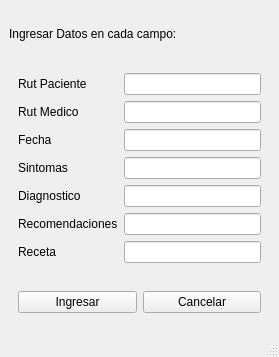
<?xml version="1.0" encoding="UTF-8"?>
<ui version="4.0">
 <class>Registrar_CIta_Window</class>
 <widget class="QMainWindow" name="Registrar_CIta_Window">
  <property name="geometry">
   <rect>
    <x>0</x>
    <y>0</y>
    <width>279</width>
    <height>357</height>
   </rect>
  </property>
  <property name="windowTitle">
   <string>Registrar Cita</string>
  </property>
  <widget class="QWidget" name="centralwidget">
   <layout class="QVBoxLayout" name="verticalLayout">
    <item>
     <widget class="QLabel" name="lbl">
      <property name="text">
       <string>Ingresar Datos en cada campo:</string>
      </property>
     </widget>
    </item>
    <item>
     <widget class="QWidget" name="widget_2" native="true">
      <layout class="QGridLayout" name="gridLayout">
       <item row="0" column="0">
        <widget class="QLabel" name="lbl_1">
         <property name="text">
          <string>Rut Paciente   </string>
         </property>
        </widget>
       </item>
       <item row="0" column="1">
        <widget class="QLineEdit" name="ledit_rutpaciente"/>
       </item>
       <item row="1" column="0">
        <widget class="QLabel" name="lbl_2">
         <property name="text">
          <string>Rut Medico</string>
         </property>
        </widget>
       </item>
       <item row="1" column="1">
        <widget class="QLineEdit" name="ledit_rutmedico"/>
       </item>
       <item row="2" column="0">
        <widget class="QLabel" name="lbl_3">
         <property name="text">
          <string>Fecha</string>
         </property>
        </widget>
       </item>
       <item row="2" column="1">
        <widget class="QLineEdit" name="ledit_fecha"/>
       </item>
       <item row="3" column="0">
        <widget class="QLabel" name="lbl_4">
         <property name="text">
          <string>Sintomas</string>
         </property>
        </widget>
       </item>
       <item row="3" column="1">
        <widget class="QLineEdit" name="ledit_sintomas"/>
       </item>
       <item row="4" column="0">
        <widget class="QLabel" name="lbl_5">
         <property name="text">
          <string>Diagnostico</string>
         </property>
        </widget>
       </item>
       <item row="4" column="1">
        <widget class="QLineEdit" name="ledit_diagnostico"/>
       </item>
       <item row="5" column="0">
        <widget class="QLabel" name="lbl_6">
         <property name="text">
          <string>Recomendaciones</string>
         </property>
        </widget>
       </item>
       <item row="5" column="1">
        <widget class="QLineEdit" name="ledit_recomendaciones"/>
       </item>
       <item row="6" column="0">
        <widget class="QLabel" name="lbl_7">
         <property name="text">
          <string>Receta</string>
         </property>
        </widget>
       </item>
       <item row="6" column="1">
        <widget class="QLineEdit" name="ledit_receta"/>
       </item>
      </layout>
     </widget>
    </item>
    <item>
     <widget class="QWidget" name="widget" native="true">
      <layout class="QHBoxLayout" name="horizontalLayout">
       <item>
        <widget class="QPushButton" name="btn_ingresar">
         <property name="text">
          <string>Ingresar</string>
         </property>
        </widget>
       </item>
       <item>
        <widget class="QPushButton" name="btn_cancelar">
         <property name="text">
          <string>Cancelar</string>
         </property>
        </widget>
       </item>
      </layout>
     </widget>
    </item>
   </layout>
  </widget>
  <widget class="QStatusBar" name="statusbar"/>
 </widget>
 <resources/>
 <connections/>
</ui>
